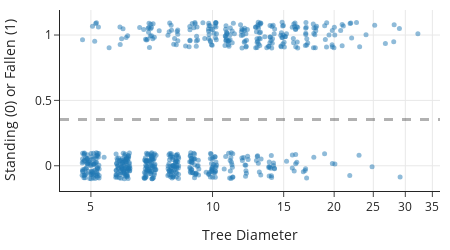

Here is the notebook cell this chart was saved with:
### Markdown cell above
Having this 0-1 feature also lets us make a plot to show the relationship between tree diameter and windthrow. This is analogous to our process for linear regression, where we make scatter plots of the outcome variable against explanatory variable(s) (see {numref}`Chapter %s <ch:linear>`).

Below we plot the tree status against diameter, but we add a small amount of random noise to the status to help us see the density of 0 and 1 values at each diameter. As before, we jitter the diameter values too and adjust the opacity of the markers to reduce over-plotting. We also add a horizontal line at the proportion of fallen trees:

### Code cell
fig = px.scatter(x=jitter(trees['diameter'], amt=0.5), 
                 y = jitter(trees['status_0_1']), 
                 log_x=True, width=450, height=250)

fig.update_traces(marker=dict(opacity=0.5, size=5))
fig.add_hline(y=pr_fallen, line_width=3, line_dash="dash", line_color="black")
fig.update_layout(xaxis_title="Tree Diameter",
                  yaxis_title="Standing (0) or Fallen (1)")

fig

### Figure 1 — Plotly figure (JSON) as saved in the notebook; plotly's stock layout.template omitted (floating-point values rounded to 4 significant figures; data arrays with more than 128 entries replaced by an {"elided": "..."} marker saying what was removed)
{"data": [{"hovertemplate": "x=%{x}<br>y=%{y}<extra></extra>", "legendgroup": "", "marker": {"color": "#1F77B4", "opacity": 0.5, "size": 5, "symbol": "circle"}, "mode": "markers", "name": "", "orientation": "v", "showlegend": false, "type": "scatter", "x": {"elided": "659 float values"}, "xaxis": "x", "y": {"elided": "659 float values"}, "yaxis": "y"}], "layout": {"height": 250, "legend": {"tracegroupgap": 0}, "shapes": [{"line": {"color": "black", "dash": "dash", "width": 3}, "type": "line", "x0": 0, "x1": 1, "xref": "x domain", "y0": 0.3536, "y1": 0.3536, "yref": "y"}], "width": 450, "xaxis": {"anchor": "y", "domain": [0, 1], "title": {"text": "Tree Diameter"}, "type": "log"}, "yaxis": {"anchor": "x", "domain": [0, 1], "title": {"text": "Standing (0) or Fallen (1)"}}}}
